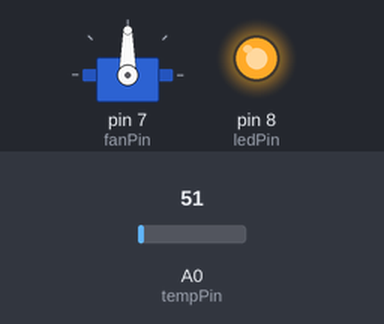
Bench run of a sketch on a simulated Arduino Uno, built with avr-gcc and run on an emulated ATmega328P. Parts: servo, output pins drawn as LEDs (lit = HIGH). Inputs (shaded band) come from the test bench; at power-on: A0 (tempPin) = 51. What the sketch prints to the serial monitor is not drawn.

Above: at 0.1 s.
Timing chart, 0 to 1.6 s (numbered marks = the images above):
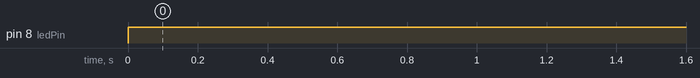

Measured:
- by itself, pin 8 (ledPin): LOW → HIGH at 0.00 s

The sketch:

servo_test.ino
```cpp
#include <Servo.h>

Servo fan; // servo motor acts as fan
int pos = 0; // stores servo position
float temp;
int tempPin = 0;
int fanPin = 7;
int ledPin = 8;

void setup() {
   Serial.begin(9600);
   //pinMode(fanPin, OUTPUT);

   fan.attach(fanPin);
   pinMode(ledPin, OUTPUT);
}

void spin() {
  for (pos = 0; pos <= 180; pos++) {
    fan.write(pos);
  }
  for (pos = 180; pos >= 0; pos--) {
    fan.write(pos);
  }
}

void loop() {
   temp = analogRead(tempPin);
   // read analog volt from sensor and save to variable temp
   // calibration nonsense
   temp -= 0;
   temp /= 30.0;
   // convert the analog volt to its temperature equivalent
   Serial.print("TEMPERATURE = ");
   Serial.print(temp); // display temperature value
   Serial.print("*C");
   Serial.println();

   // turn on the fan if temperature is above 20 deg
   if (temp < 20) {
     digitalWrite (ledPin, HIGH);
   }
   else if (temp > 20) {
     digitalWrite (ledPin, LOW);
     while (temp > 20) {
       //spin();
       temp = analogRead(tempPin);
       temp /= 30.0;
     }
   }
   else {
     digitalWrite (ledPin, LOW);
   }

   delay(3000); // update sensor reading each three seconds
}
```
